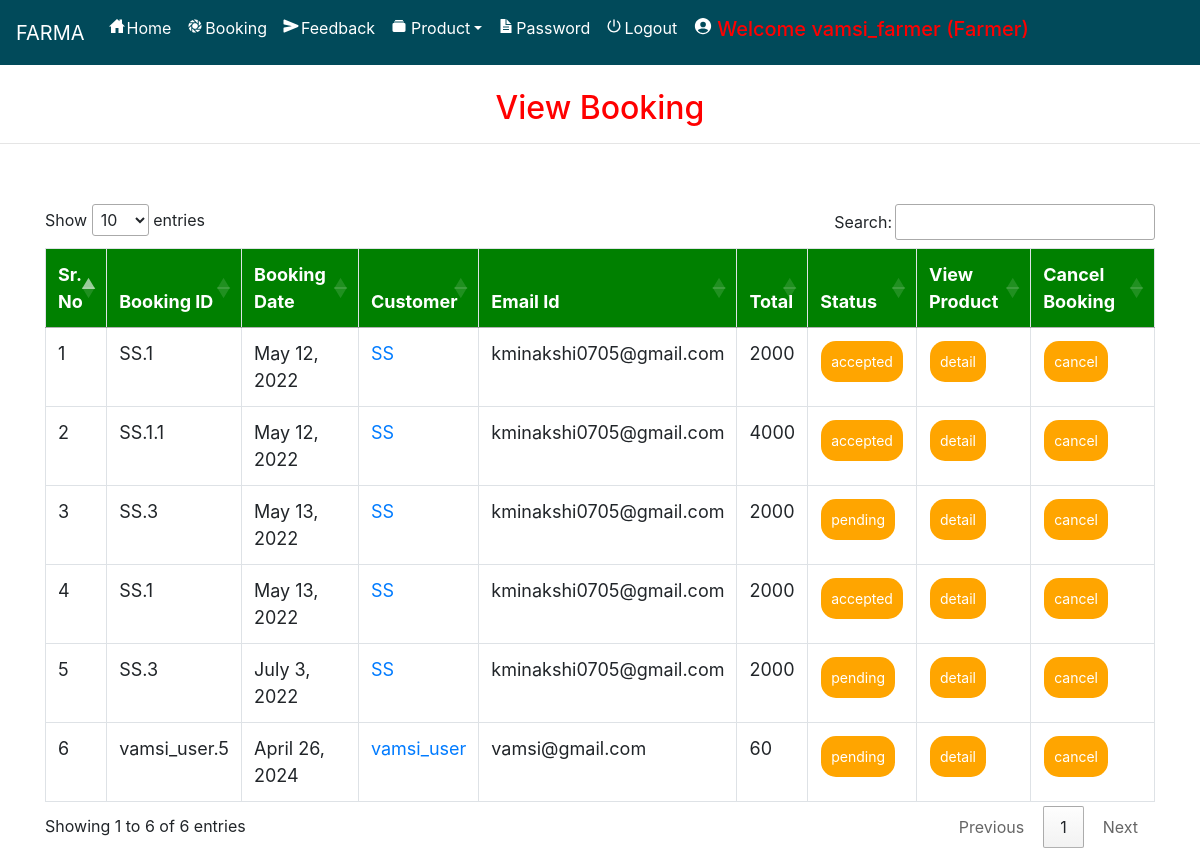
Screenshot of /admin_viewBooking (signed in) with the database file from the repository.
### farmerapp/models.py (models this page shows, shortened)
class Booking(models.Model):
    status = models.ForeignKey(Status, on_delete=models.CASCADE, null=True)
    profile = models.ForeignKey(Profile, on_delete=models.CASCADE, null=True)
    farmer =  models.TextField(null=True)
    booking_id = models.CharField(max_length=200,null=True)
    quantity = models.CharField(max_length=100,null=True)
    payment_id = models.CharField(max_length=200,null=True)
    payment_status = models.CharField(max_length=200,null=True, default="Pending")
    book_date = models.CharField(max_length=30, null=True)
    total = models.IntegerField(null=True)

class Profile(models.Model):
    user = models.ForeignKey(User, on_delete=models.CASCADE, null=True)
    city = models.CharField(max_length=30, null=True)
    address = models.CharField(max_length=50, null=True)
    user_type = models.CharField(max_length=10, null=True)
    status =  models.CharField(max_length=30, null=True, default="Pending")
    image = models.FileField(null=True)

class Status(models.Model):
    name = models.CharField(max_length=20, null=True)

### farmerapp/views.py (the view)
# urls.py: path('admin_viewBooking', Admin_View_Booking, name='admin_viewBooking'),
def Admin_View_Booking(request):
    if not request.user.is_authenticated:
        return redirect('login_admin')
    book = Booking.objects.all()
    d = {'book': book}
    return render(request, 'admin_viewBokking.html', d)

### farmerapp/templates/admin_viewBokking.html (shortened to what this page needs)
{% extends 'navigation.html' %}
{% block body %}
<center><h2 style="color:red;margin-top:2%">View Booking</h2></center><hr>
 <div class="container">
<table class="table table-bordered" id="myTable">
  <thead>
  <tr>
    <th>Sr. No</th>
    <th>Booking ID</th>
    <th>Booking Date</th>
    <th>Customer</th>
    <th>Email Id</th>
      <th>Total</th>
      <th>Status</th>
    <th>View Product</th>
    <th>Cancel Booking</th>
  </tr>
  </thead>
   <tbody>
{% for i in book %}
  <tr>
      <td>{{forloop.counter}}</td>
    <td>{{i.booking_id}}</td>
    <td>{{i.book_date}}</td>
    <td>
      <a href="/profile/{{i.profile.user.id}}">
        {{i.profile.user.username}}
      </a>
    </td>
    <td>{{i.profile.user.email}}</td>
      <td>{{i.total}}</td>
    <td><a href="{% url 'Edit_status' i.booking_id i.id %}"><button class="button button1">{{i.status.name}}</button></a></td>
      <td><a href="{% url 'admin_booking_detail' i.booking_id i.id i.profile.user.id  %}"><button class="button button1">detail</button></a></td>
      <td><a href="{% url 'delete_admin_booking' i.booking_id i.id %}" onclick="return confirm('Are you sure?')"><button class="button button1" id="#delete">cancel</button></a></td>
  </tr>
   {% endfor %}
    </tbody>
</table>
 </div>
{% endblock %}

### farmerapp/templates/navigation.html (shortened to what this page needs)
<!DOCTYPE html>
<html lang="en">
<head>
    {% load static %}
     <link rel="stylesheet" href="https://maxcdn.bootstrapcdn.com/bootstrap/4.0.0/css/bootstrap.min.css">
  <link rel = stylesheet href = "//cdn.datatables.net/1.10.19/css/jquery.dataTables.min.css">
<link rel="stylesheet" href="https://cdnjs.cloudflare.com/ajax/libs/font-awesome/4.7.0/css/font-awesome.min.css">
</head>
<body style="background-color:white">
<nav class="navbar navbar-expand-sm" style="background-color:rgb(1, 74, 90)">
  <a class="navbar-brand" href="#" style="color:White">FARMA</a>
  <ul class="navbar-nav">
    {% if request.user.username %}
    {% if request.user.profile_set.all.0.user_type == "Seller" %}
    <li class="nav-item">
      <a class="nav-link" href="{% url 'home' %}" style="color:white"><ion-icon style="margin-right:2px" name="home-sharp"></ion-icon>Home</a>
    </li>
    <li class="nav-item">
      <a class="nav-link" href="{% url 'admin_viewBooking' %}" style="color:white"><ion-icon style="margin-right:2px" name="aperture"></ion-icon>Booking</a>
    </li>
    <li class="nav-item">
      <a class="nav-link" href="{% url 'send_feedback' request.user.id %}" style="color:white"><ion-icon style="margin-right:2px" name="send"></ion-icon>Feedback</a>
    </li>
    <li class="nav-item dropdown">
      <a class="nav-link dropdown-toggle" data-toggle="dropdown" href="#" role="button" aria-haspopup="true" aria-expanded="false" style="color:white"><ion-icon style="margin-right:4px" name="albums"></ion-icon>Product</a>
    </li>
    <li class="nav-item">
      <a class="nav-link" href="{% url 'change_password' %}" style="color:white"><ion-icon style="margin-right:2px" name="document-text-sharp"></ion-icon>Password</a>
    </li>
    {% endif %}
    {% endif %}
    {% if request.user.is_authenticated %}
    <li class="nav-item">
    <a class="nav-link" href="/logoutuser" style="color:white"><ion-icon style="margin-right:2px" name="power-sharp"></ion-icon>Logout</a>
    </li>
    {% if not request.user.is_staff %}
    <li class="nav-item">
      <a href="{% url 'profile' request.user.id %}"><h5 class="nav-link" style="color:red"><ion-icon style="margin-right:4px;color:white" name="person-circle-sharp"></ion-icon>Welcome {{request.user.username}} {% if request.user.profile_set.all.0.user_type == 'Seller' %}(Farmer){% endif %}</h5>
      </a></li>
    {% else %}
    <li class="nav-item">
      <h5  class="nav-link" style="color:red"><ion-icon style="margin-right:4px;color:white" name="person-circle-sharp"></ion-icon>Welcome {{request.user.username}} {% if request.user.profile_set.all.0.user_type == 'Seller' %}(Farmer){% endif %}</h5>
    </li>
    {% endif %}
    {% endif %}
    </ul>
</nav>
{% block body %}
{% endblock %}
</body></html>

### farmerapp/templates/navigation.html (style rules this page uses)
* { box-sizing: border-box; }
#myTable { border-collapse: collapse; width: 100%; border: 1px solid #ddd; font-size: 18px; }
#myTable th { text-align: left; padding: 12px; background-color: green; color: white; }
#myTable td { text-align: left; padding: 12px; background-color: white; }
#myTable tr { border-bottom: 1px solid #ddd; }
.button { background-color: orange; border: none; color: white; padding: 10px; text-align: center; text-decoration: none; display: inline-block; font-size: 14px; margin: 1px 1px; cursor: pointer; }
.button1 { border-radius: 15px; }

### rows the page displays
Booking: booking_id "SS.1", book_date "May 12, 2022", profile.user.username "SS", profile.user.email "kminakshi0705@gmail.com", total "2000", status.name "accepted"
Booking: booking_id "SS.1.1", book_date "May 12, 2022", profile.user.username "SS", profile.user.email "kminakshi0705@gmail.com", total "4000", status.name "accepted"
Booking: booking_id "SS.3", book_date "May 13, 2022", profile.user.username "SS", profile.user.email "kminakshi0705@gmail.com", total "2000", status.name "pending"
Booking: booking_id "SS.1", book_date "May 13, 2022", profile.user.username "SS", profile.user.email "kminakshi0705@gmail.com", total "2000", status.name "accepted"
Booking: booking_id "SS.3", book_date "July 3, 2022", profile.user.username "SS", profile.user.email "kminakshi0705@gmail.com", total "2000", status.name "pending"
Booking: booking_id "vamsi_user.5", book_date "April 26, 2024", profile.user.username "vamsi_user", profile.user.email "vamsi@gmail.com", total "60", status.name "pending"

### other values shown
{{ request.user.username }} "vamsi_farmer"
